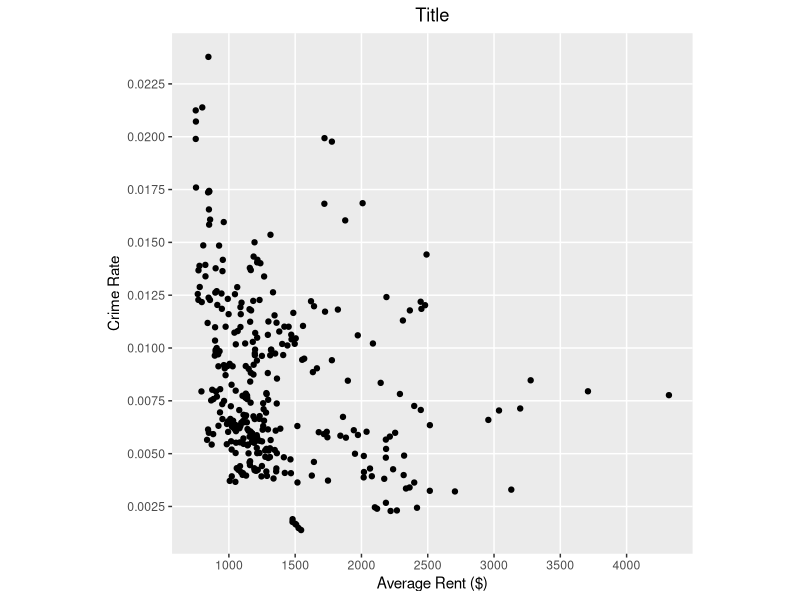
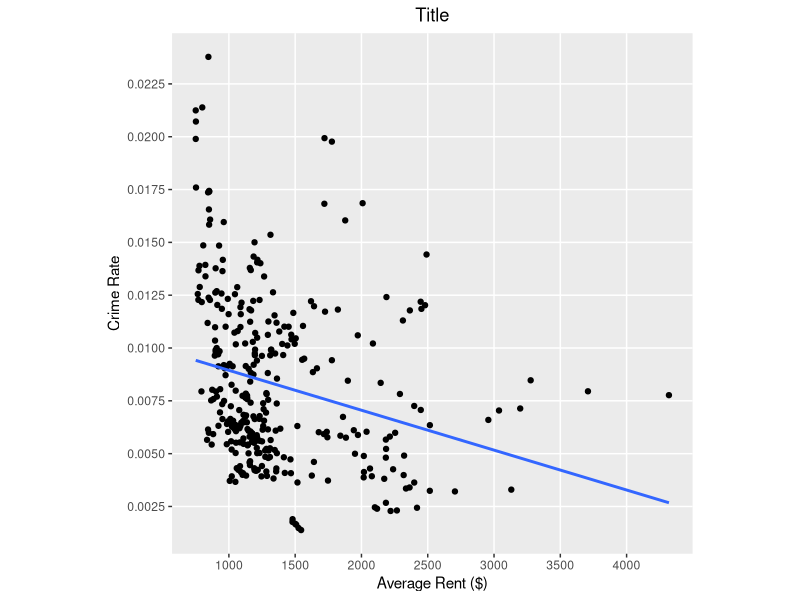
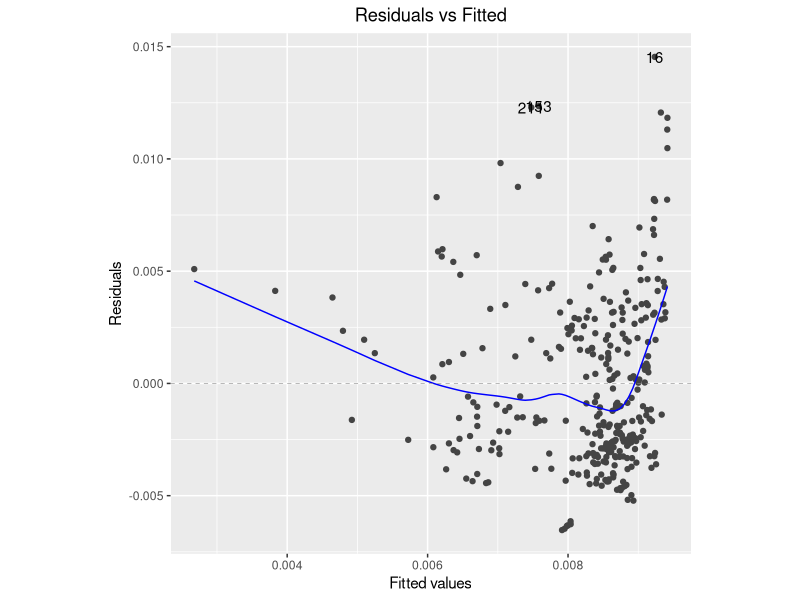
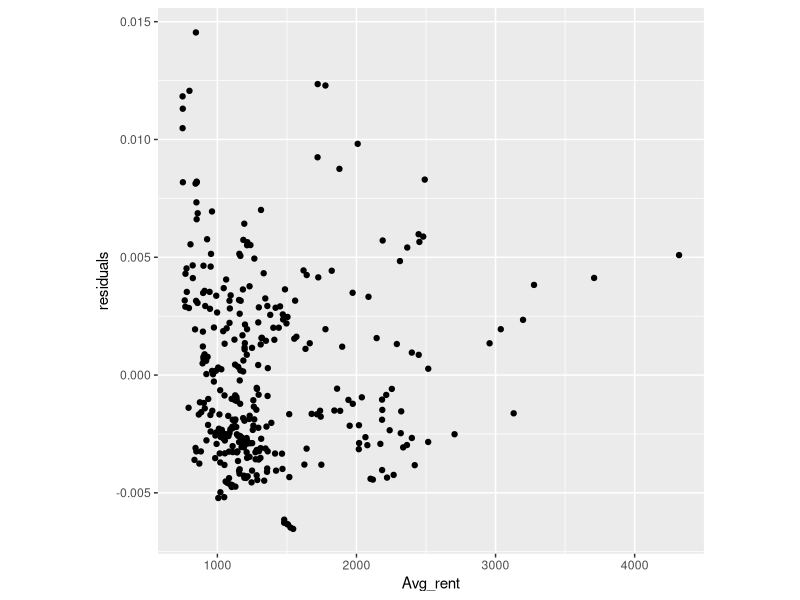
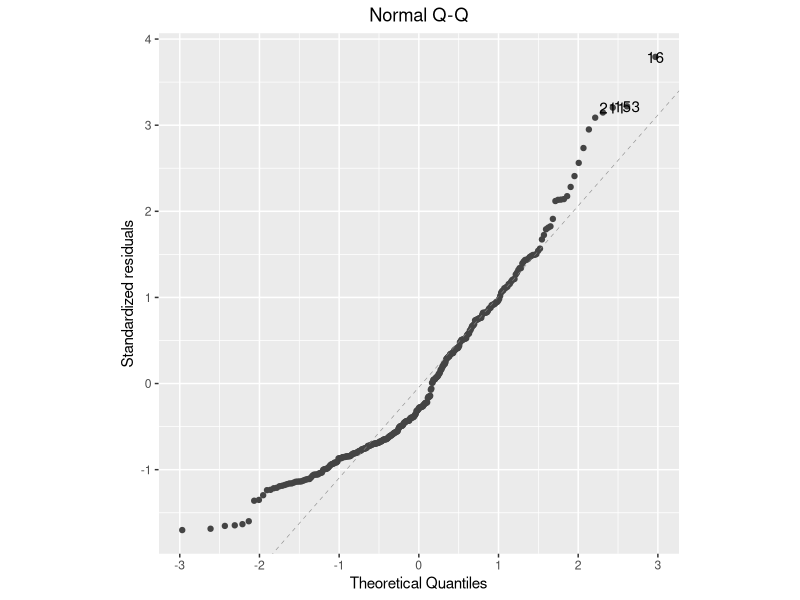
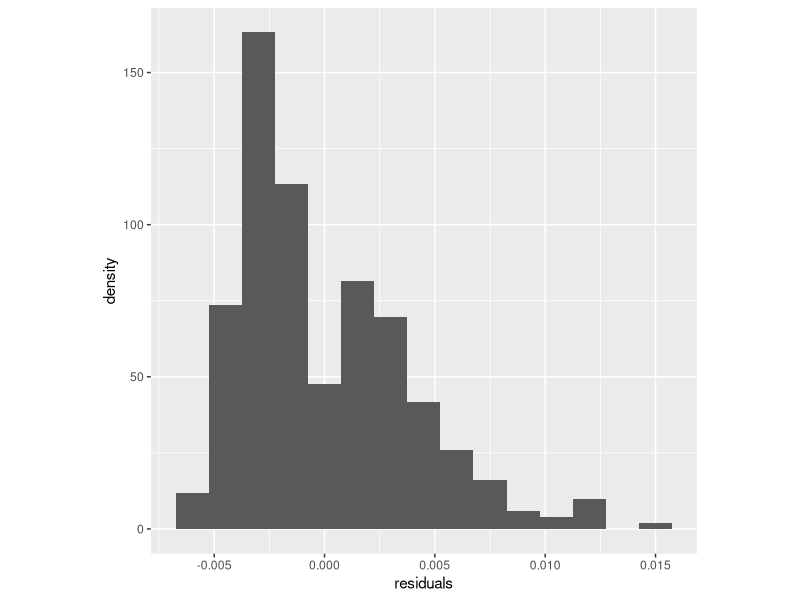
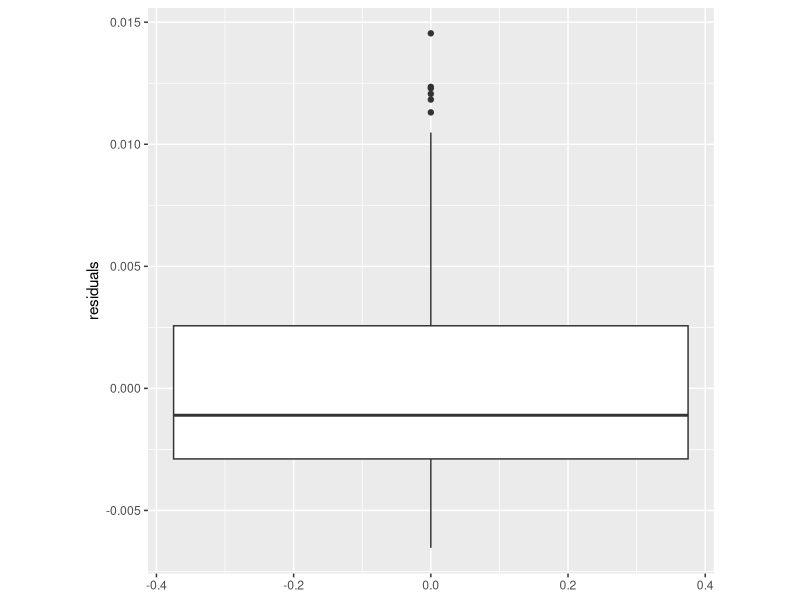
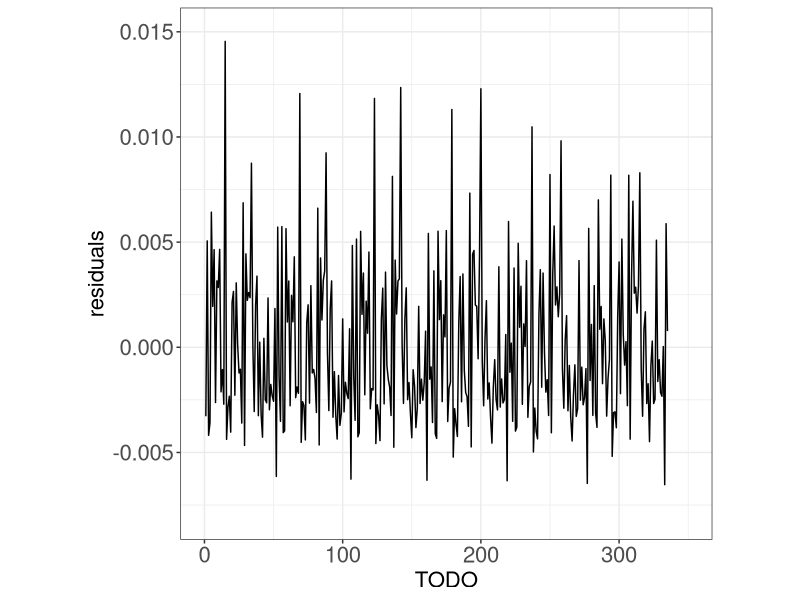

Write R code to recreate these figures, in order.
## ---- chunk 1
# load any necessary packages here
library(tidyverse)
library(ggfortify)
library(car)
sz <- 16
## ---- chunk 2
data <- read.csv(file = "Crime_vs_Rent_Group_Project.csv", header = TRUE)
## ---- chunk 3
data <- data[!is.na(data$Avg_rent), ]
data <- data[!is.na(data$crime_rate),]
## ---- chunk 4
summary(data)
head(data)
## ---- chunk 5
glimpse(data)
## ---- chunk 6
cor(data$Avg_rent, data$crime_rate)
## ---- chunk 7
data.lm <- lm(formula = crime_rate ~ Avg_rent, data = data)
summary(data.lm)

data$residuals <- data.lm$residuals
data$fitted.values <- data.lm$fitted.values
## ---- chunk 8
data.base.plot <- ggplot(data = data, mapping = aes(x = Avg_rent, y = crime_rate)) + 
  geom_point() +
  ggtitle("Title") +
  xlab("Average Rent ($)") +
  ylab("Crime Rate") +
  scale_x_continuous(breaks = seq(0, 4000, by = 500),
                     minor_breaks = seq(0, 4000, by = 500)) +
  scale_y_continuous(breaks = seq(0, 0.025, by = 0.0025),
                     minor_breaks = seq(0, 0.025, by = 0.0025)) +
  theme(aspect.ratio = 1, plot.title = element_text(hjust = 0.5))
data.base.plot
## ---- chunk 9
data.base.plot + geom_smooth(method = "lm", se = FALSE) 
## ---- chunk 10
autoplot(data.lm, which = 1, ncol = 1, nrow = 1) +
  theme(aspect.ratio = 1, plot.title = element_text(hjust = 0.5))
## ---- chunk 11
ggplot(data = data, mapping = aes(y = residuals, x = Avg_rent)) +
  geom_point() +
  theme(aspect.ratio = 1)
## ---- chunk 12
autoplot(data.lm, which = 2, ncol = 1, nrow = 1) +
  theme(aspect.ratio = 1, plot.title = element_text(hjust = 0.5))
## ---- chunk 13
ggplot(data = data, mapping = aes(x = residuals)) + 
  geom_histogram(mapping = aes(y = ..density..), binwidth = 0.0015) +
  stat_function(fun = dnorm, color = "red", size = 0.0015,
                args = list(mean = mean(data$residuals), 
                            sd = sd(data$residuals))) +
  theme(aspect.ratio = 1)
## ---- chunk 14
ggplot(data = data, mapping = aes(y = residuals)) +
  geom_boxplot() +
  theme(aspect.ratio = 1)
## ---- chunk 15
ggplot(data) +
  geom_line(mapping = aes(x = 1:dim(data)[1], y = residuals)) +
  theme_bw() + 
  scale_y_continuous(limits = c(-0.008, 0.015)) +
  scale_x_continuous(limits = c(0, 350)) +
  xlab("TODO") +
  theme(axis.title.x = element_text(size = sz),
        axis.title.y = element_text(size = sz),
        axis.text = element_text(size = sz),
        aspect.ratio = 1)
## ---- chunk 16
shapiro.test(data$residuals)
## ---- chunk 17
data$cooksd <- cooks.distance(data.lm)
# Find n
# data[data$cooksd >= n / length(data$cooksd), ]
## ---- chunk 18
grp <- as.factor(c(rep("lower", floor(dim(data)[1] / 2)), 
                   rep("upper", ceiling(dim(data)[1] / 2))))
leveneTest(data[order(data$Avg_rent), "residuals"] ~ grp, center = median)
## ---- chunk 19
# calculate the DFBETAS
data.dfbetas <- as.data.frame(dfbetas(data.lm))
# add the observation numbers to dataframe for plotting purposes
data.dfbetas$obs <- 1:length(data$Avg_rent)

# plot the DFBETAS against the observation number
ggplot(data = data.dfbetas) + 
  geom_point(mapping = aes(x = obs, y = abs(Avg_rent))) +
  ylab("Absolute Value of DFBETAS for Average Rent") +
  xlab("Observation Number") +
  geom_hline(mapping = aes(yintercept = 2 / sqrt(length(obs))),
             color = "red", linetype = "dashed") +
  #scale_x_continuous(limits = c(0, 300)) +
  #scale_y_continuous(limits = c(0, 0.25)) +
  theme_bw() +
  theme(
    axis.title.x = element_text(size = sz - 5),
    axis.title.y = element_text(size = sz - 5),
    axis.text = element_text(size = sz - 5),
    aspect.ratio = 1,
    plot.title = element_blank()
  )

# print a list of potential influential points according to DFBETAS
rent.extreme.dfbetas <- data.dfbetas[abs(data.dfbetas$Avg_rent) > 
                                         2 / sqrt(length(data.dfbetas$obs)), ]
rent.extreme.dfbetas[order(rent.extreme.dfbetas$Avg_rent), ]
## ---- chunk 20
# calculate the DFFITS
data.dffits <- data.frame("dffits" = dffits(data.lm))
# add the observation numbers to dataframe for plotting purposes
data.dffits$obs <- 1:length(data$crime_rate)

# plot the DFFITS against the observation number
ggplot(data = data.dffits) + 
  geom_point(mapping = aes(x = obs, y = abs(dffits))) +
  ylab("Absolute Value of DFFITS for Y") +
  xlab("Observation Number") +
  geom_hline(mapping = aes(yintercept = 2 * 
                             sqrt(length(data.lm$coefficients) / length(obs))),
             color = "red", linetype = "dashed") +
  theme_bw() +
  #scale_x_continuous(limits = c(0, 300)) +
  #scale_y_continuous(limits = c(0, 0.3)) +
  theme(
    axis.title.x = element_text(size = sz - 5),
    axis.title.y = element_text(size = sz - 5),
    axis.text = element_text(size = sz - 5),
    aspect.ratio = 1,
    plot.title = element_blank()
  )

# print a list of potential influential points according to DFFITS
data.dffits[abs(data.dffits$dffits) > 2 * 
             sqrt(length(data.lm$coefficients) / length(data.dffits$obs)), ]
## ---- chunk 21
confint(data.lm, parm = "Avg_rent", level = 0.95)
## ---- chunk 22
sum(data$residuals ^ 2) / (length(data$residuals) - 2)
